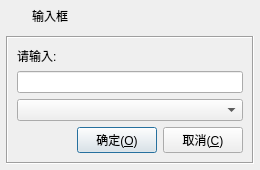
<?xml version="1.0" encoding="UTF-8"?>
<ui version="4.0">
 <class>frmInputBox</class>
 <widget class="QDialog" name="frmInputBox">
  <property name="geometry">
   <rect>
    <x>0</x>
    <y>0</y>
    <width>260</width>
    <height>166</height>
   </rect>
  </property>
  <layout class="QVBoxLayout" name="verticalLayout">
   <property name="spacing">
    <number>0</number>
   </property>
   <property name="leftMargin">
    <number>1</number>
   </property>
   <property name="topMargin">
    <number>1</number>
   </property>
   <property name="rightMargin">
    <number>1</number>
   </property>
   <property name="bottomMargin">
    <number>1</number>
   </property>
   <item>
    <widget class="QWidget" name="widget_title" native="true">
     <property name="sizePolicy">
      <sizepolicy hsizetype="Preferred" vsizetype="Fixed">
       <horstretch>0</horstretch>
       <verstretch>0</verstretch>
      </sizepolicy>
     </property>
     <property name="minimumSize">
      <size>
       <width>0</width>
       <height>30</height>
      </size>
     </property>
     <layout class="QHBoxLayout" name="horizontalLayout_2">
      <property name="spacing">
       <number>0</number>
      </property>
      <property name="leftMargin">
       <number>0</number>
      </property>
      <property name="topMargin">
       <number>0</number>
      </property>
      <property name="rightMargin">
       <number>0</number>
      </property>
      <property name="bottomMargin">
       <number>0</number>
      </property>
      <item>
       <widget class="QLabel" name="lab_Ico">
        <property name="sizePolicy">
         <sizepolicy hsizetype="Minimum" vsizetype="Preferred">
          <horstretch>0</horstretch>
          <verstretch>0</verstretch>
         </sizepolicy>
        </property>
        <property name="minimumSize">
         <size>
          <width>31</width>
          <height>0</height>
         </size>
        </property>
        <property name="text">
         <string/>
        </property>
        <property name="alignment">
         <set>Qt::AlignCenter</set>
        </property>
       </widget>
      </item>
      <item>
       <widget class="QLabel" name="lab_Title">
        <property name="sizePolicy">
         <sizepolicy hsizetype="Expanding" vsizetype="Preferred">
          <horstretch>0</horstretch>
          <verstretch>0</verstretch>
         </sizepolicy>
        </property>
        <property name="styleSheet">
         <string notr="true"/>
        </property>
        <property name="text">
         <string>输入框</string>
        </property>
        <property name="alignment">
         <set>Qt::AlignLeading|Qt::AlignLeft|Qt::AlignVCenter</set>
        </property>
       </widget>
      </item>
      <item>
       <widget class="QWidget" name="widget_menu" native="true">
        <property name="sizePolicy">
         <sizepolicy hsizetype="Minimum" vsizetype="Preferred">
          <horstretch>0</horstretch>
          <verstretch>0</verstretch>
         </sizepolicy>
        </property>
        <layout class="QHBoxLayout" name="horizontalLayout">
         <property name="spacing">
          <number>0</number>
         </property>
         <property name="leftMargin">
          <number>0</number>
         </property>
         <property name="topMargin">
          <number>0</number>
         </property>
         <property name="rightMargin">
          <number>0</number>
         </property>
         <property name="bottomMargin">
          <number>0</number>
         </property>
         <item>
          <widget class="QPushButton" name="btnMenu_Close">
           <property name="sizePolicy">
            <sizepolicy hsizetype="Minimum" vsizetype="Expanding">
             <horstretch>0</horstretch>
             <verstretch>0</verstretch>
            </sizepolicy>
           </property>
           <property name="minimumSize">
            <size>
             <width>35</width>
             <height>0</height>
            </size>
           </property>
           <property name="maximumSize">
            <size>
             <width>35</width>
             <height>16777215</height>
            </size>
           </property>
           <property name="cursor">
            <cursorShape>ArrowCursor</cursorShape>
           </property>
           <property name="focusPolicy">
            <enum>Qt::NoFocus</enum>
           </property>
           <property name="toolTip">
            <string>关闭</string>
           </property>
           <property name="text">
            <string/>
           </property>
           <property name="flat">
            <bool>true</bool>
           </property>
          </widget>
         </item>
        </layout>
       </widget>
      </item>
     </layout>
    </widget>
   </item>
   <item>
    <widget class="QWidget" name="widget_main" native="true">
     <property name="styleSheet">
      <string notr="true"/>
     </property>
     <layout class="QVBoxLayout" name="verticalLayout_2">
      <property name="spacing">
       <number>5</number>
      </property>
      <property name="leftMargin">
       <number>5</number>
      </property>
      <property name="topMargin">
       <number>5</number>
      </property>
      <property name="rightMargin">
       <number>5</number>
      </property>
      <property name="bottomMargin">
       <number>5</number>
      </property>
      <item>
       <widget class="QFrame" name="frame">
        <property name="frameShape">
         <enum>QFrame::Box</enum>
        </property>
        <property name="frameShadow">
         <enum>QFrame::Sunken</enum>
        </property>
        <layout class="QVBoxLayout" name="verticalLayout_3">
         <item>
          <widget class="QLabel" name="labInfo">
           <property name="text">
            <string>请输入:</string>
           </property>
           <property name="scaledContents">
            <bool>false</bool>
           </property>
           <property name="wordWrap">
            <bool>true</bool>
           </property>
          </widget>
         </item>
         <item>
          <widget class="QLineEdit" name="txtValue"/>
         </item>
         <item>
          <widget class="QComboBox" name="cboxValue"/>
         </item>
         <item>
          <layout class="QHBoxLayout" name="lay">
           <item>
            <spacer name="horizontalSpacer">
             <property name="orientation">
              <enum>Qt::Horizontal</enum>
             </property>
             <property name="sizeHint" stdset="0">
              <size>
               <width>40</width>
               <height>20</height>
              </size>
             </property>
            </spacer>
           </item>
           <item>
            <widget class="QPushButton" name="btnOk">
             <property name="minimumSize">
              <size>
               <width>80</width>
               <height>0</height>
              </size>
             </property>
             <property name="styleSheet">
              <string notr="true"/>
             </property>
             <property name="text">
              <string>确定(&amp;O)</string>
             </property>
             <property name="icon">
              <iconset resource="../other/rc.qrc">
               <normaloff>:/image/btn_ok.png</normaloff>:/image/btn_ok.png</iconset>
             </property>
             <property name="iconSize">
              <size>
               <width>18</width>
               <height>18</height>
              </size>
             </property>
            </widget>
           </item>
           <item>
            <widget class="QPushButton" name="btnCancel">
             <property name="minimumSize">
              <size>
               <width>80</width>
               <height>0</height>
              </size>
             </property>
             <property name="styleSheet">
              <string notr="true"/>
             </property>
             <property name="text">
              <string>取消(&amp;C)</string>
             </property>
             <property name="icon">
              <iconset resource="../other/rc.qrc">
               <normaloff>:/image/btn_close.png</normaloff>:/image/btn_close.png</iconset>
             </property>
             <property name="iconSize">
              <size>
               <width>18</width>
               <height>18</height>
              </size>
             </property>
            </widget>
           </item>
          </layout>
         </item>
        </layout>
       </widget>
      </item>
     </layout>
    </widget>
   </item>
  </layout>
 </widget>
 <tabstops>
  <tabstop>txtValue</tabstop>
  <tabstop>btnOk</tabstop>
  <tabstop>btnCancel</tabstop>
 </tabstops>
 <resources>
  <include location="../other/rc.qrc"/>
 </resources>
 <connections/>
</ui>
